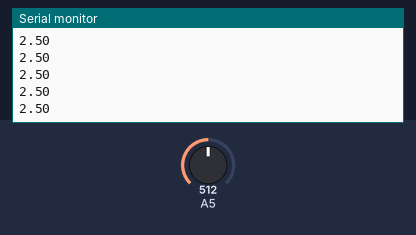
A sketch run on a simulated Arduino Uno, built with avr-gcc and run on an emulated ATmega328P. On the bench: the last lines printed to the serial monitor. Inputs (shaded band) come from the test bench; at power-on: A5 = 512.

Above: at 1.2 s.
1.3 s: A5 set to 716
At 1.56 s:
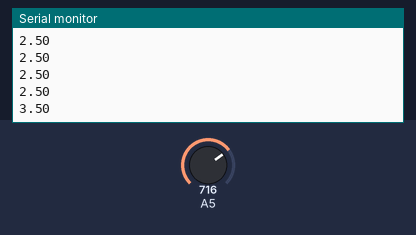
2.8 s: A5 set to 900
At 2.96 s:
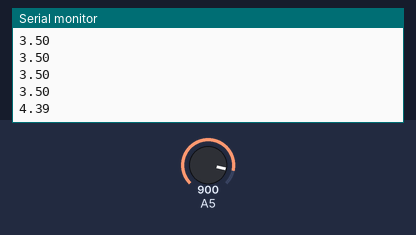
Timing chart, 0 to 5.8 s (numbered marks = the images above; inputs shaded):
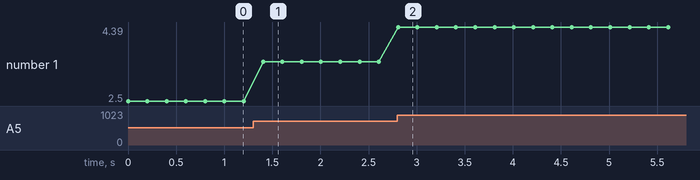

The sketch:

ACD.ino
```cpp
int readValue = 0;
float voltage = 0;

void setup() {
  Serial.begin(9600);
}

void loop() {
  readValue = analogRead(A5);
  voltage = readValue * (5.0/1024.0);
  Serial.println(voltage);
  delay(200);
}
```

Measured:
- after the input at 1.3 s, the serial monitor: prints a new line after 0.10 s (image 1)
- after the input at 2.8 s, the serial monitor: prints a new line at once (image 2)
- plotted number 1: 2.5 → 3.5 after the input at 1.3 s, 3.5 → 4.39 after the input at 2.8 s
